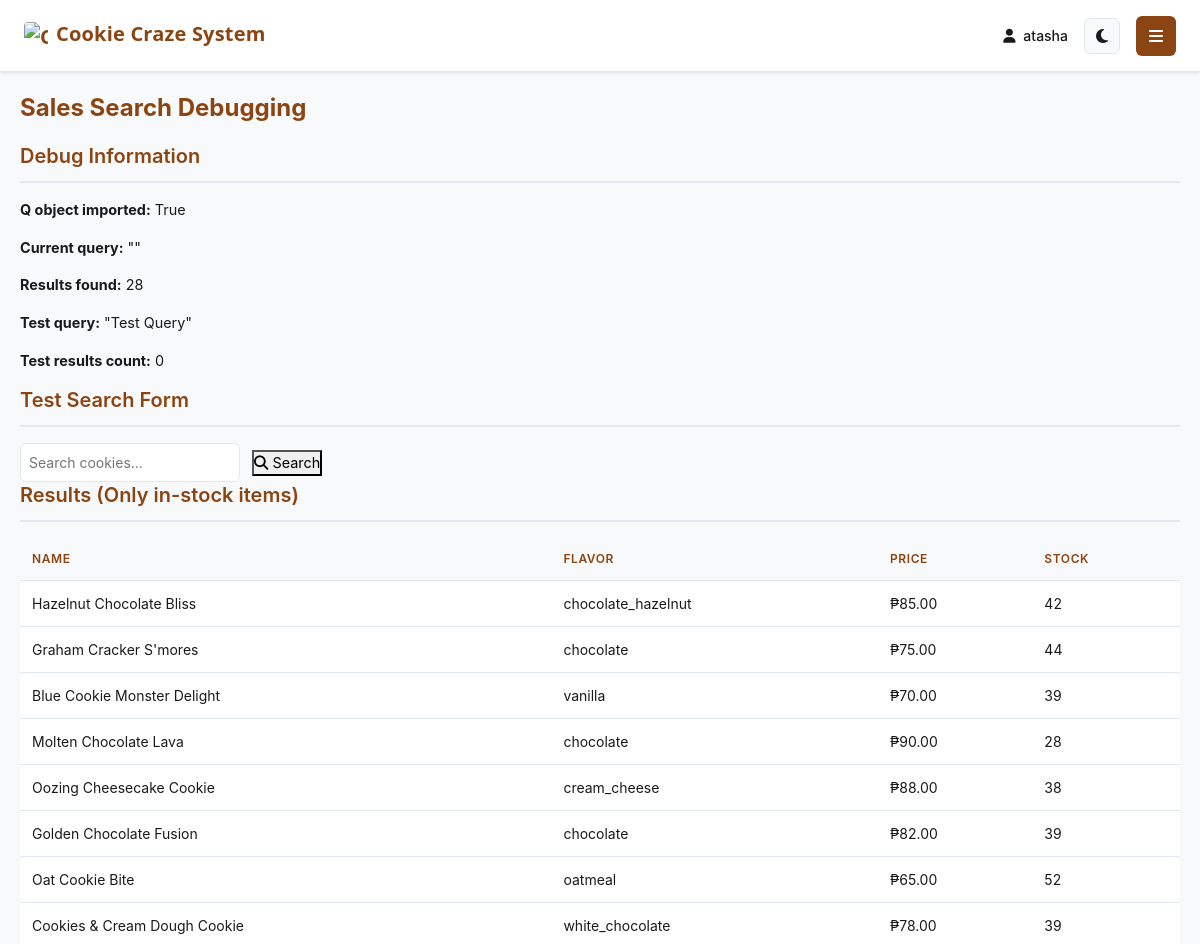
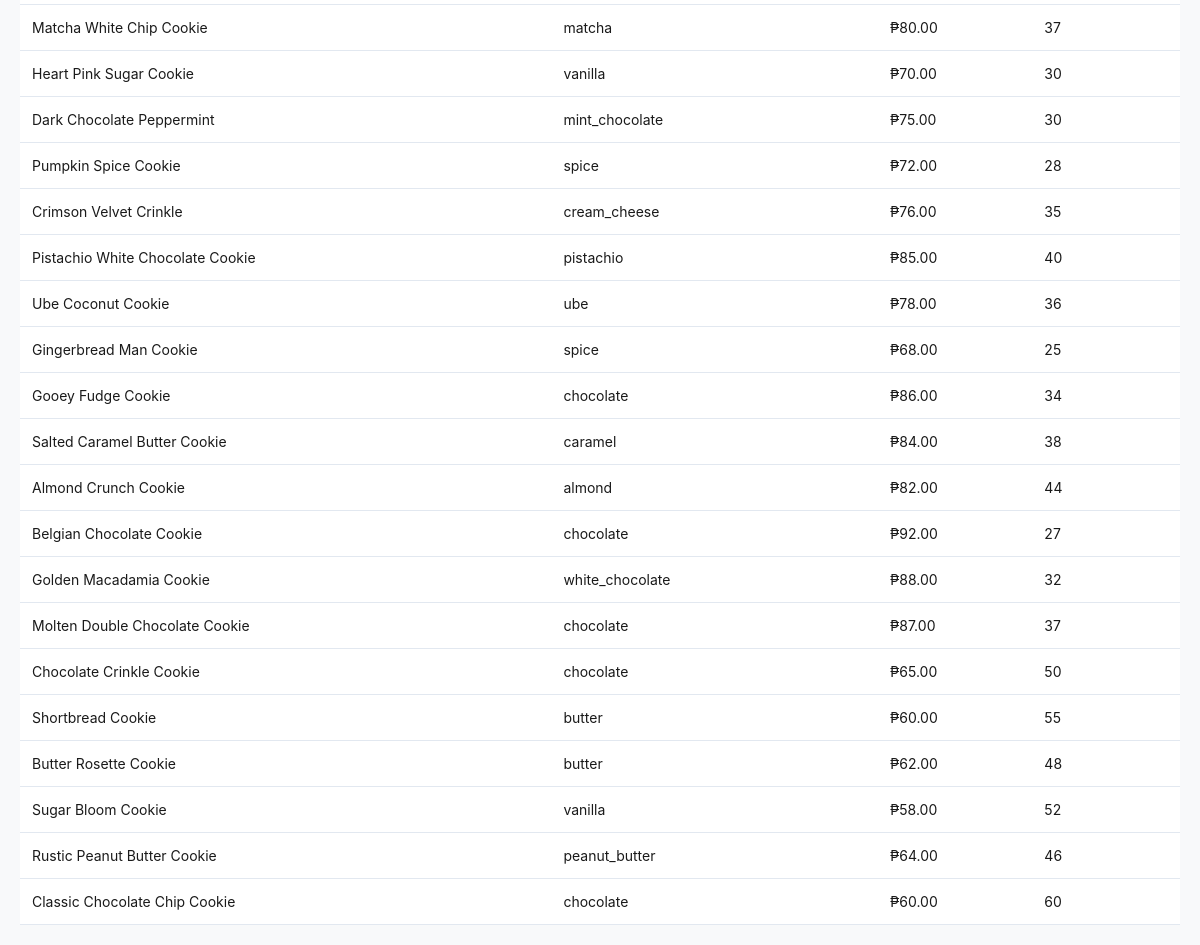
Page /app/debug-sales-search/ (signed in) on the committed database (2 pictures, top to bottom).
### cookie_app/models.py (models this page shows, shortened)
class Cookie(models.Model):
    FLAVOR_CHOICES = [
        ('chocolate', 'Chocolate'), ('vanilla', 'Vanilla'), ('strawberry', 'Strawberry'),
        ('oatmeal', 'Oatmeal'), ('peanut_butter', 'Peanut Butter'), ('butter', 'Butter'),
        ('white_chocolate', 'White Chocolate'), ('almond', 'Almond'), ('pistachio', 'Pistachio'),
        ('caramel', 'Caramel'), ('mint_chocolate', 'Mint Chocolate'), ('cream_cheese', 'Cream Cheese'),
        ('spice', 'Spice'), ('ube', 'Ube'), ('matcha', 'Matcha'),
        ('chocolate_hazelnut', 'Chocolate Hazelnut'), ('chocolate_marshmallow', 'Chocolate Marshmallow'),
        ('almond_oat', 'Almond Oat'),
    ]
    category = models.ForeignKey(Category, on_delete=models.PROTECT, related_name='cookies')
    image = models.ImageField(upload_to='cookies/', null=True, blank=True)
    name = models.CharField(max_length=100)
    flavor = models.CharField(max_length=30, choices=FLAVOR_CHOICES)
    price = models.DecimalField(max_digits=6, decimal_places=2, validators=[MinValueValidator(Decimal('0.01'))])
    stock_quantity = models.IntegerField(default=0, validators=[MinValueValidator(0)])
    description = models.TextField(blank=True, null=True)
    expiration_date = models.DateField(blank=True, null=True)
    is_available = models.BooleanField(default=True)
    created_at = models.DateTimeField(auto_now_add=True)
    updated_at = models.DateTimeField(auto_now=True)

### cookie_app/views.py (the view)
# urls.py: path('debug-sales-search/', views.debug_sales_search, name='debug_sales_search'),
@login_required
def debug_sales_search(request):
    query = request.GET.get('q', '')
    if query:
        cookies = Cookie.objects.filter(
            Q(name__icontains=query) |
            Q(flavor__icontains=query)
        ).filter(stock_quantity__gt=0)
        result_count = cookies.count()
    else:
        cookies = Cookie.objects.filter(stock_quantity__gt=0)
        result_count = cookies.count()
    test_query = "Test Query"
    test_results = Cookie.objects.filter(Q(name__icontains=test_query)).filter(stock_quantity__gt=0)
    return render(request, 'debug_sales_search.html', {
        'query': query,
        'result_count': result_count,
        'cookies': cookies,
        'test_query': test_query,
        'test_results_count': test_results.count(),
        'q_imported': 'Q' in globals(),
    })

### templates/debug_sales_search.html
{% extends 'base.html' %}
{% block content %}
<h1>Sales Search Debugging</h1>
<div class="debug-info">
    <h2>Debug Information</h2>
    <p><strong>Q object imported:</strong> {{ q_imported }}</p>
    <p><strong>Current query:</strong> "{{ query }}"</p>
    <p><strong>Results found:</strong> {{ result_count }}</p>
    <p><strong>Test query:</strong> "{{ test_query }}"</p>
    <p><strong>Test results count:</strong> {{ test_results_count }}</p>
</div>
<h2>Test Search Form</h2>
<form method="GET" action="{% url 'debug_sales_search' %}">
    <div class="search-input-group">
        <input type="text" name="q" placeholder="Search cookies..." value="{{ query }}" class="search-input">
        <button type="submit" class="search-btn">
            <i class="fas fa-search"></i> Search
        </button>
    </div>
</form>
<h2>Results (Only in-stock items)</h2>
{% if cookies %}
<table class="data-table">
    <thead>
        <tr>
            <th>Name</th>
            <th>Flavor</th>
            <th>Price</th>
            <th>Stock</th>
        </tr>
    </thead>
    <tbody>
        {% for cookie in cookies %}
        <tr>
            <td>{{ cookie.name }}</td>
            <td>{{ cookie.flavor }}</td>
            <td>₱{{ cookie.price }}</td>
            <td>{{ cookie.stock_quantity }}</td>
        </tr>
        {% endfor %}
    </tbody>
</table>
{% else %}
<p>No cookies found.</p>
{% endif %}
{% endblock %}

### templates/base.html (shortened to what this page needs)
<!DOCTYPE html>
<html lang="en">
<head>
    {% load static %}
    <link href="https://cdn.jsdelivr.net/npm/bootstrap@5.3.2/dist/css/bootstrap.min.css" rel="stylesheet">
    <link rel="stylesheet" href="https://cdnjs.cloudflare.com/ajax/libs/font-awesome/6.4.0/css/all.min.css">
    <link rel="stylesheet" href="{% static 'css/style.css' %}">
</head>
<body data-theme="light" {% if user.is_authenticated %}class="authenticated"{% endif %}>
    {% if user.is_authenticated %}
    <div class="main-content" id="main-content">
        <header class="header">
            <div class="header-title">
                {% if request.path == '/app/admin-dashboard/' %}
                    Admin Dashboard
                {% elif request.path == '/app/staff-dashboard/' %}
                    Staff Dashboard
                {% elif 'inventory' in request.path %}
                    <span class="brand-title">
                        <img src="{% static 'images/cookie-craze-logo.png' %}" alt="Cookie Craze" class="brand-logo">
                        <span>Cookie Craze System</span>
                    </span>
                {% elif 'sale' in request.path and 'daily-sales' not in request.path %}
                    <span class="brand-title">
                        <img src="{% static 'images/cookie-craze-logo.png' %}" alt="Cookie Craze" class="brand-logo">
                        <span>Cookie Craze System</span>
                    </span>
                {% elif 'daily-sales' in request.path %}
                    <span class="brand-title">
                        <img src="{% static 'images/cookie-craze-logo.png' %}" alt="Cookie Craze" class="brand-logo">
                        <span>Cookie Craze System</span>
                    </span>
                {% elif 'staff-management' in request.path %}
                    Staff Management
                {% elif 'admin-sales-monitoring' in request.path %}
                    Sales Monitoring
                {% elif 'staff-sales-history' in request.path %}
                    My Sales History
                {% elif 'report' in request.path %}
                    Reports & Analytics
                {% else %}
                    <span class="brand-title">
                        <img src="{% static 'images/cookie-craze-logo.png' %}" alt="Cookie Craze" class="brand-logo">
                        <span>Cookie Craze System</span>
                    </span>
                {% endif %}
            </div>
            <div class="header-right">
                <div class="user-info">
                    <span>
                        {% if user.is_superuser or user.staff.role == 'admin' %}
                            <i class="fas fa-crown text-warning me-1"></i>
                        {% else %}
                            <i class="fas fa-user me-1"></i>
                        {% endif %}
                        {{ user.username }}
                    </span>
                    <button class="theme-toggle" id="themeToggle" title="Toggle dark mode">
                    </button>
                </div>
                <button class="sidebar-toggle" id="sidebarToggle" title="Toggle sidebar">
                    <i class="fas fa-bars"></i>
                </button>
            </div>
        </header>
        <div class="content">
            {% block content %}
            {% endblock %}
        </div>
    </div>
    {% endif %}
</body>
</html>

### static/css/style.css (style rules this page uses)
:root { --primary: #8B4513; --primary-light: #A0522D; --primary-dark: #654321; --accent: #D2691E; --accent-light: #F5DEB3; --bg-primary: #f8f9fa; --bg-secondary: #ffffff; --bg-tertiary: #e9ecef; --text-primary: #2d3748; --text-secondary: #4a5568; --text-muted: #718096; --border: #cbd5e0; --success: #38a169; --warning: #d69e2e; --danger: #e53e3e; --info: #3182ce; --shadow-sm: 0 1px 2px rgba(0, 0, 0, 0.05); --shadow: 0 2px 4px rgba(0, 0, 0, 0.1); --shadow-lg: 0 4px 8px rgba(0, 0, 0, 0.15); --font-family: 'Segoe UI', system-ui, -apple-system, sans-serif; --text-xs: 0.75rem; --text-sm: 0.875rem; --text-base: 1rem; --text-lg: 1.125rem; --text-xl: 1.25rem; --text-2xl: 1.5rem; --text-3xl: 1.875rem; --space-1: 0.25rem; --space-2: 0.5rem; --space-3: 0.75rem; --space-4: 1rem; --space-5: 1.25rem; --space-6: 1.5rem; --space-8: 2rem; --radius-sm: 4px; --radius: 6px; --radius-lg: 8px; --radius-xl: 12px; }
* { margin: 0; padding: 0; box-sizing: border-box; transition: background-color 0.3s ease, color 0.3s ease, border-color 0.3s ease; }
body { font-family: var(--font-family); background: var(--bg-primary); color: var(--text-primary); line-height: 1.5; font-size: var(--text-base); font-weight: 400; -webkit-font-smoothing: antialiased; -moz-osx-font-smoothing: grayscale; }
h1, h2, h3, h4, h5, h6 { color: var(--text-primary); font-weight: 600; line-height: 1.3; margin-bottom: var(--space-4); }
h1 { font-size: var(--text-3xl); color: var(--primary); font-weight: 700; margin-bottom: var(--space-5); }
h2 { font-size: var(--text-2xl); color: var(--primary); font-weight: 600; border-bottom: 2px solid var(--border); padding-bottom: var(--space-3); margin-bottom: var(--space-4); }
.content { padding: var(--space-5); max-width: 1400px; margin: 0 auto; }
table { width: 100%; border-collapse: collapse; background: var(--bg-secondary); font-size: var(--text-sm); }
th, td { padding: var(--space-3); text-align: left; border-bottom: 1px solid var(--border); color: var(--text-primary); }
th { background: var(--bg-tertiary); color: var(--primary); font-weight: 600; font-size: var(--text-xs); text-transform: uppercase; letter-spacing: 0.05em; }
.search-input { padding: var(--space-2); border: 1px solid var(--border); border-radius: var(--radius); margin-right: var(--space-2); width: 220px; background: var(--bg-secondary); color: var(--text-primary); font-size: var(--text-sm); }

### rows in the picture
Cookie: name "Hazelnut Chocolate Bliss", flavor "chocolate_hazelnut", price "85.00", stock_quantity "42"
Cookie: name "Graham Cracker S'mores", flavor "chocolate", price "75.00", stock_quantity "44"
Cookie: name "Blue Cookie Monster Delight", flavor "vanilla", price "70.00", stock_quantity "39"
Cookie: name "Molten Chocolate Lava", flavor "chocolate", price "90.00", stock_quantity "28"
Cookie: name "Oozing Cheesecake Cookie", flavor "cream_cheese", price "88.00", stock_quantity "38"
Cookie: name "Golden Chocolate Fusion", flavor "chocolate", price "82.00", stock_quantity "39"
Cookie: name "Oat Cookie Bite", flavor "oatmeal", price "65.00", stock_quantity "52"
Cookie: name "Cookies & Cream Dough Cookie", flavor "white_chocolate", price "78.00", stock_quantity "39"
Cookie: name "Matcha White Chip Cookie", flavor "matcha", price "80.00", stock_quantity "37"
Cookie: name "Heart Pink Sugar Cookie", flavor "vanilla", price "70.00", stock_quantity "30"
Cookie: name "Dark Chocolate Peppermint", flavor "mint_chocolate", price "75.00", stock_quantity "30"
Cookie: name "Pumpkin Spice Cookie", flavor "spice", price "72.00", stock_quantity "28"
Cookie: name "Crimson Velvet Crinkle", flavor "cream_cheese", price "76.00", stock_quantity "35"
Cookie: name "Pistachio White Chocolate Cookie", flavor "pistachio", price "85.00", stock_quantity "40"
Cookie: name "Ube Coconut Cookie", flavor "ube", price "78.00", stock_quantity "36"
Cookie: name "Gingerbread Man Cookie", flavor "spice", price "68.00", stock_quantity "25"
Cookie: name "Gooey Fudge Cookie", flavor "chocolate", price "86.00", stock_quantity "34"
Cookie: name "Salted Caramel Butter Cookie", flavor "caramel", price "84.00", stock_quantity "38"
Cookie: name "Almond Crunch Cookie", flavor "almond", price "82.00", stock_quantity "44"
Cookie: name "Belgian Chocolate Cookie", flavor "chocolate", price "92.00", stock_quantity "27"
Cookie: name "Golden Macadamia Cookie", flavor "white_chocolate", price "88.00", stock_quantity "32"
Cookie: name "Molten Double Chocolate Cookie", flavor "chocolate", price "87.00", stock_quantity "37"
Cookie: name "Chocolate Crinkle Cookie", flavor "chocolate", price "65.00", stock_quantity "50"
Cookie: name "Shortbread Cookie", flavor "butter", price "60.00", stock_quantity "55"
Cookie: name "Butter Rosette Cookie", flavor "butter", price "62.00", stock_quantity "48"
Cookie: name "Sugar Bloom Cookie", flavor "vanilla", price "58.00", stock_quantity "52"
Cookie: name "Rustic Peanut Butter Cookie", flavor "peanut_butter", price "64.00", stock_quantity "46"
Cookie: name "Classic Chocolate Chip Cookie", flavor "chocolate", price "60.00", stock_quantity "60"

### other values in the picture
{{ user.username }} "atasha"
{{ q_imported }} "True"
{{ result_count }} "28"
{{ test_query }} "Test Query"
{{ test_results_count }} "0"
